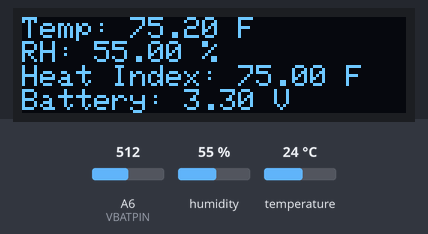
Bench run of a sketch on a simulated Arduino Nano, built with avr-gcc and run on an emulated ATmega328P. Parts: 128×32 one-colour display. The inputs (shaded band) are chosen by the test bench; at power-on: humidity 55 %, A6 (VBATPIN) = 512, temperature 24 °C. The display library's start-up logo is not drawn; what the sketch prints to the serial monitor is not drawn.

Above: at 2.2 s.
2.3 s: humidity set to 22 %
At 4.4 s:
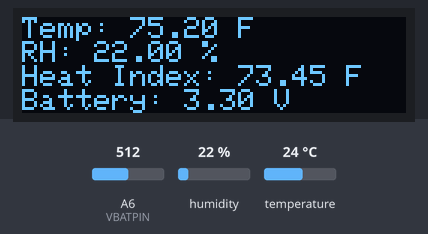
4.7 s: A6 (VBATPIN) set to 716
At 6.0 s:
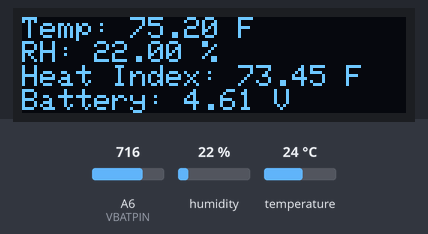
6.8 s: temperature set to 12 °C
At 8.6 s:
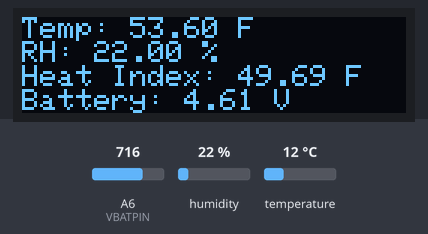
8.9 s: A6 (VBATPIN) set to 900
At 10.1 s:
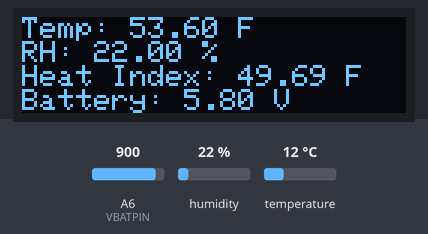
11.0 s: humidity set to 40 %
At 12.7 s:
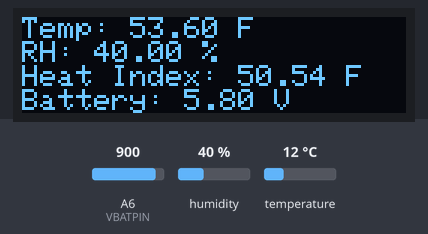
13.1 s: A6 (VBATPIN) set to 1023
At 14.1 s:
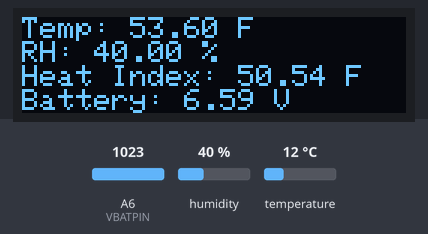
Timing chart, 0 to 16.1 s (numbered marks = the images above; inputs shaded):
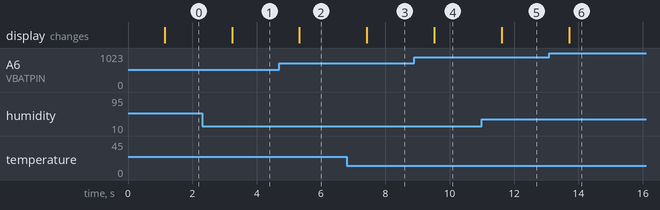

Measured:
- after the input at 2.3 s, the display: changes after 0.93 s (image 1)
- after the input at 4.7 s, the display: changes after 0.63 s (image 2)
- after the input at 6.8 s, the display: changes after 0.62 s (image 3)
- after the input at 8.9 s, the display: changes after 0.62 s (image 4)
- after the input at 11.0 s, the display: changes after 0.61 s (image 5)
- after the input at 13.1 s, the display: changes after 0.61 s (image 6)

The sketch:

HeatIndexSensor.ino
```cpp
/***************************************************************************
  Heat Index SensorID

	Uses the following devices:
	Adafruit Feather M4 Express, Product ID: 3857
	Adafruit FeatherWing OLED - 128x32 OLED, Product ID: 2900
	Adafruit BME280 I2C or SPI Temperature Humidity Pressure Sensor, Product ID: 2652

 ***************************************************************************/

#include <Wire.h>
#include <Adafruit_BME280.h>
#include <Adafruit_GFX.h>
#include <Adafruit_SSD1306.h>

#define WIRE Wire

#define VBATPIN A6

Adafruit_BME280 bme; // I2C

Adafruit_SSD1306 display = Adafruit_SSD1306(128, 32, &WIRE);

unsigned long delayTime;
float airTemp = 0.0;
float relHumid = 0.0;
float heatIndex = 0.0;
float measuredvbat = 0.0;

void setup() {
  Serial.begin(9600);
  delay(delayTime);

  // Serial messages for debug
  Serial.println(F("Heat index sensor"));

  // OLED initialization
  display.begin(SSD1306_SWITCHCAPVCC, 0x3C); // Address 0x3C for 128x32

  // Show splash screen
  display.display();
  delay(1000);

  // Clear the buffer.
  display.clearDisplay();
  display.display();

  // set display defaults
  display.setTextSize(1);
  display.setTextColor(SSD1306_WHITE);
  display.setCursor(0, 0);

  // Serial messages for debug
  Serial.println(F("OLED begun"));

  // BME280 initialization
  unsigned status;

  // default settings
  status = bme.begin();

  // Serial messages for debug
  if (!status) {
    Serial.println("Could not find a valid BME280 sensor, check wiring, address, sensor ID!");
    Serial.print("SensorID was: 0x"); Serial.println(bme.sensorID(), 16);
    Serial.print("        ID of 0xFF probably means a bad address, a BMP 180 or BMP 085\n");
    Serial.print("   ID of 0x56-0x58 represents a BMP 280,\n");
    Serial.print("        ID of 0x60 represents a BME 280.\n");
    Serial.print("        ID of 0x61 represents a BME 680.\n");
    while (1) delay(10);
  }

  Serial.println("-- Default Test --");
  delayTime = 1000;

  Serial.println();

}


void loop() {
  readSensor();
  heatIndexCalc();

  // Serial messages
  Serial.print("Temperature = ");
  Serial.print(airTemp);
  Serial.println(" °F");

  Serial.print("Humidity = ");
  Serial.print(relHumid);
  Serial.println(" %");

  Serial.print("Heat Index = ");
  Serial.print(heatIndex);
  Serial.println(" °F");

  Serial.print("Battery: ");
  Serial.print(measuredvbat);
  Serial.println(" V");

  Serial.println();

  // OLED messages
  display.clearDisplay();
  display.setCursor(0, 0);

  display.print("Temp: ");
  display.print(airTemp);
  display.println(" F");

  display.print("RH: ");
  display.print(relHumid);
  display.println(" %");

  display.print("Heat Index: ");
  display.print(heatIndex);
  display.println(" F");

  display.print("Battery: ");
  display.print(measuredvbat);
  display.println(" V");

  display.display();


  delay(delayTime);
}


void readSensor() {
  // Read the temperature, convert from C to F
  airTemp = bme.readTemperature();
  airTemp = airTemp * 9 / 5 + 32;

  // read the relative humidity
  relHumid = bme.readHumidity();

  // battery measurement
  measuredvbat = analogRead(VBATPIN);
  measuredvbat *= 2;    // we divided by 2, so multiply back
  measuredvbat *= 3.3;  // Multiply by 3.3V, our reference voltage
  measuredvbat /= 1024; // convert to voltage


}

void heatIndexCalc() {
  // These calculations are documented by the National Weather Service
  // https://www.wpc.ncep.noaa.gov/html/heatindex_equation.shtml

  float indexAdjustment = 0.0;

  // simple formula
  heatIndex = 0.5 * (airTemp + 61.0 + ((airTemp - 68.0) * 1.2) + (relHumid * 0.094));

  // If the heat index calculated with the simple equation is greater than 80F, use the more complex calculation
  if (heatIndex >= 80.0) {
    heatIndex = -42.379 + 2.04901523 * airTemp + 10.14333127 * relHumid - .22475541 * airTemp * relHumid - .00683783 * sq(airTemp) - .05481717 * sq(relHumid) + .00122874 * sq(airTemp) * relHumid + .00085282 * airTemp * sq(relHumid) - .00000199 * sq(airTemp) * sq(relHumid);
  }

  // There are two possible adjustments that might be made, depending on conditions
  // if the temp is between 80 and 112, and the humidity is less than 13%

  // if the temp is between 80 and 87 and the humidity is greater than 85%

  heatIndex = heatIndex + indexAdjustment;
}
```
